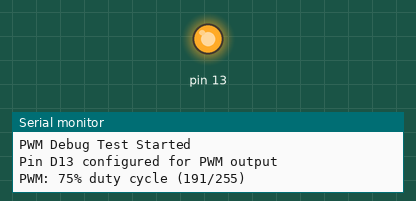
Recording of a sketch running on a simulated Arduino Uno, built with avr-gcc and run on an emulated ATmega328P. Parts: output pins drawn as LEDs (lit = HIGH), the last lines printed to the serial monitor.

Above: at 2.0 s.
At 9.0 s:
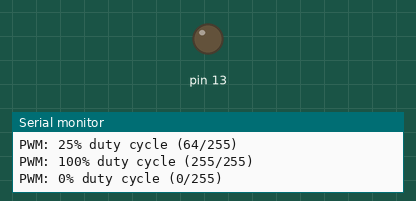
Timing chart, 0 to 13.0 s (numbered marks = the images above):
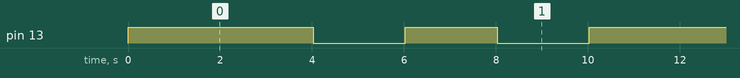

The sketch:

test-pwm-debug.ino
```cpp
// Test code for PWM debug functionality
// This demonstrates PWM output on pin 13 (D13) which is typically an LED pin
// In CircuitWiz, this will be controlled by the DEBUG button

void setup() {
  // Configure pin 13 as output for PWM
  pinMode(13, OUTPUT);

  // Initialize serial communication for debugging
  Serial.begin(9600);
  Serial.println("PWM Debug Test Started");
  Serial.println("Pin D13 configured for PWM output");
}

void loop() {
  // Test different PWM duty cycles
  // 75% duty cycle - this is what the DEBUG button will send
  analogWrite(13, 191); // 191/255 = ~75% duty cycle
  Serial.println("PWM: 75% duty cycle (191/255)");
  delay(2000);

  // 50% duty cycle
  analogWrite(13, 128); // 128/255 = 50% duty cycle
  Serial.println("PWM: 50% duty cycle (128/255)");
  delay(2000);

  // 25% duty cycle
  analogWrite(13, 64); // 64/255 = ~25% duty cycle
  Serial.println("PWM: 25% duty cycle (64/255)");
  delay(2000);

  // 100% duty cycle (full on)
  analogWrite(13, 255); // 255/255 = 100% duty cycle
  Serial.println("PWM: 100% duty cycle (255/255)");
  delay(2000);

  // 0% duty cycle (off)
  analogWrite(13, 0); // 0/255 = 0% duty cycle
  Serial.println("PWM: 0% duty cycle (0/255)");
  delay(2000);
}
```

Measured:
- by itself, pin 13: repeats every 10.0 s: LOW 2.0 s, HIGH 2.0 s, LOW 2.0 s, HIGH 4.0 s
- by itself, everything shown: repeats every 10.0 s, in 4 steps
